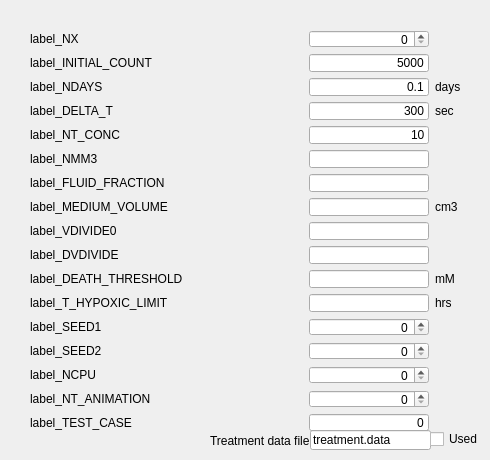
          <widget class="QWidget" name="tab_run">
           <attribute name="title">
            <string>Run</string>
           </attribute>
           <widget class="QWidget" name="layoutWidget">
            <property name="geometry">
             <rect>
              <x>30</x>
              <y>30</y>
              <width>431</width>
              <height>401</height>
             </rect>
            </property>
            <layout class="QGridLayout" name="gridLayout_4">
             <item row="0" column="0">
              <widget class="QMyLabel" name="label_NX">
               <property name="text">
                <string>label_NX</string>
               </property>
               <property name="wordWrap">
                <bool>false</bool>
               </property>
              </widget>
             </item>
             <item row="0" column="1">
              <spacer name="horizontalSpacer_12">
               <property name="orientation">
                <enum>Qt::Horizontal</enum>
               </property>
               <property name="sizeHint" stdset="0">
                <size>
                 <width>40</width>
                 <height>13</height>
                </size>
               </property>
              </spacer>
             </item>
             <item row="0" column="2">
              <widget class="QSpinBox" name="spin_NX">
               <property name="maximumSize">
                <size>
                 <width>120</width>
                 <height>16777215</height>
                </size>
               </property>
               <property name="alignment">
                <set>Qt::AlignRight|Qt::AlignTrailing|Qt::AlignVCenter</set>
               </property>
               <property name="maximum">
                <number>999999999</number>
               </property>
              </widget>
             </item>
             <item row="1" column="1">
              <spacer name="horizontalSpacer_13">
               <property name="orientation">
                <enum>Qt::Horizontal</enum>
               </property>
               <property name="sizeHint" stdset="0">
                <size>
                 <width>40</width>
                 <height>13</height>
                </size>
               </property>
              </spacer>
             </item>
             <item row="2" column="0">
              <widget class="QMyLabel" name="label_NDAYS">
               <property name="mouseTracking">
                <bool>false</bool>
               </property>
               <property name="toolTip">
                <string/>
               </property>
               <property name="text">
                <string>label_NDAYS</string>
               </property>
               <property name="wordWrap">
                <bool>false</bool>
               </property>
              </widget>
             </item>
             <item row="2" column="1">
              <spacer name="horizontalSpacer_29">
               <property name="orientation">
                <enum>Qt::Horizontal</enum>
               </property>
               <property name="sizeHint" stdset="0">
                <size>
                 <width>40</width>
                 <height>13</height>
                </size>
               </property>
              </spacer>
             </item>
             <item row="12" column="0">
              <widget class="QMyLabel" name="label_SEED1">
               <property name="mouseTracking">
                <bool>false</bool>
               </property>
               <property name="toolTip">
                <string>seed vector for RNGs</string>
               </property>
               <property name="text">
                <string>label_SEED1</string>
               </property>
               <property name="wordWrap">
                <bool>false</bool>
               </property>
              </widget>
             </item>
             <item row="12" column="1">
              <spacer name="horizontalSpacer_30">
               <property name="orientation">
                <enum>Qt::Horizontal</enum>
               </property>
               <property name="sizeHint" stdset="0">
                <size>
                 <width>40</width>
                 <height>13</height>
                </size>
               </property>
              </spacer>
             </item>
             <item row="12" column="2">
              <widget class="QSpinBox" name="spin_SEED1">
               <property name="maximumSize">
                <size>
                 <width>120</width>
                 <height>16777215</height>
                </size>
               </property>
               <property name="alignment">
                <set>Qt::AlignRight|Qt::AlignTrailing|Qt::AlignVCenter</set>
               </property>
               <property name="maximum">
                <number>999999999</number>
               </property>
              </widget>
             </item>
             <item row="13" column="0">
              <widget class="QMyLabel" name="label_SEED2">
               <property name="mouseTracking">
                <bool>false</bool>
               </property>
               <property name="toolTip">
                <string>seed vector for RNGs</string>
               </property>
               <property name="text">
                <string>label_SEED2</string>
               </property>
               <property name="wordWrap">
                <bool>false</bool>
               </property>
              </widget>
             </item>
             <item row="13" column="1">
              <spacer name="horizontalSpacer_31">
               <property name="orientation">
                <enum>Qt::Horizontal</enum>
               </property>
               <property name="sizeHint" stdset="0">
                <size>
                 <width>40</width>
                 <height>13</height>
                </size>
               </property>
              </spacer>
             </item>
             <item row="13" column="2">
              <widget class="QSpinBox" name="spin_SEED2">
               <property name="maximumSize">
                <size>
                 <width>120</width>
                 <height>16777215</height>
                </size>
               </property>
               <property name="alignment">
                <set>Qt::AlignRight|Qt::AlignTrailing|Qt::AlignVCenter</set>
               </property>
               <property name="maximum">
                <number>999999999</number>
               </property>
              </widget>
             </item>
             <item row="2" column="2">
              <widget class="QLineEdit" name="line_NDAYS">
               <property name="maximumSize">
                <size>
                 <width>120</width>
                 <height>16777215</height>
                </size>
               </property>
               <property name="text">
                <string>0.1</string>
               </property>
               <property name="alignment">
                <set>Qt::AlignRight|Qt::AlignTrailing|Qt::AlignVCenter</set>
               </property>
              </widget>
             </item>
             <item row="15" column="0">
              <widget class="QMyLabel" name="label_NT_ANIMATION">
               <property name="toolTip">
                <string>animation update interval</string>
               </property>
               <property name="text">
                <string>label_NT_ANIMATION</string>
               </property>
              </widget>
             </item>
             <item row="15" column="1">
              <spacer name="horizontalSpacer_32">
               <property name="orientation">
                <enum>Qt::Horizontal</enum>
               </property>
               <property name="sizeHint" stdset="0">
                <size>
                 <width>40</width>
                 <height>13</height>
                </size>
               </property>
              </spacer>
             </item>
             <item row="15" column="2">
              <widget class="QSpinBox" name="spin_NT_ANIMATION">
               <property name="maximumSize">
                <size>
                 <width>120</width>
                 <height>16777215</height>
                </size>
               </property>
               <property name="alignment">
                <set>Qt::AlignRight|Qt::AlignTrailing|Qt::AlignVCenter</set>
               </property>
               <property name="maximum">
                <number>999999999</number>
               </property>
              </widget>
             </item>
             <item row="2" column="3">
              <widget class="QLabel" name="units_NDAYS">
               <property name="text">
                <string>days</string>
               </property>
              </widget>
             </item>
             <item row="14" column="0">
              <widget class="QMyLabel" name="label_NCPU">
               <property name="toolTip">
                <string>animation update interval</string>
               </property>
               <property name="text">
                <string>label_NCPU</string>
               </property>
              </widget>
             </item>
             <item row="14" column="1">
              <spacer name="horizontalSpacer_34">
               <property name="orientation">
                <enum>Qt::Horizontal</enum>
               </property>
               <property name="sizeHint" stdset="0">
                <size>
                 <width>40</width>
                 <height>13</height>
                </size>
               </property>
              </spacer>
             </item>
             <item row="14" column="2">
              <widget class="QSpinBox" name="spin_NCPU">
               <property name="maximumSize">
                <size>
                 <width>120</width>
                 <height>16777215</height>
                </size>
               </property>
               <property name="alignment">
                <set>Qt::AlignRight|Qt::AlignTrailing|Qt::AlignVCenter</set>
               </property>
               <property name="maximum">
                <number>999999999</number>
               </property>
              </widget>
             </item>
             <item row="16" column="2">
              <widget class="QLineEdit" name="line_TEST_CASE">
               <property name="maximumSize">
                <size>
                 <width>120</width>
                 <height>16777215</height>
                </size>
               </property>
               <property name="text">
                <string>0</string>
               </property>
               <property name="alignment">
                <set>Qt::AlignRight|Qt::AlignTrailing|Qt::AlignVCenter</set>
               </property>
              </widget>
             </item>
             <item row="16" column="0">
              <widget class="QMyLabel" name="label_TEST_CASE">
               <property name="text">
                <string>label_TEST_CASE</string>
               </property>
              </widget>
             </item>
             <item row="16" column="1">
              <spacer name="horizontalSpacer_33">
               <property name="orientation">
                <enum>Qt::Horizontal</enum>
               </property>
               <property name="sizeHint" stdset="0">
                <size>
                 <width>40</width>
                 <height>13</height>
                </size>
               </property>
              </spacer>
             </item>
             <item row="1" column="0">
              <widget class="QMyLabel" name="label_INITIAL_COUNT">
               <property name="text">
                <string>label_INITIAL_COUNT</string>
               </property>
              </widget>
             </item>
             <item row="1" column="2">
              <widget class="QLineEdit" name="line_INITIAL_COUNT">
               <property name="maximumSize">
                <size>
                 <width>120</width>
                 <height>16777215</height>
                </size>
               </property>
               <property name="text">
                <string>5000</string>
               </property>
               <property name="alignment">
                <set>Qt::AlignRight|Qt::AlignTrailing|Qt::AlignVCenter</set>
               </property>
              </widget>
             </item>
             <item row="3" column="0">
              <widget class="QMyLabel" name="label_DELTA_T">
               <property name="text">
                <string>label_DELTA_T</string>
               </property>
              </widget>
             </item>
             <item row="3" column="1">
              <spacer name="horizontalSpacer_35">
               <property name="orientation">
                <enum>Qt::Horizontal</enum>
               </property>
               <property name="sizeHint" stdset="0">
                <size>
                 <width>40</width>
                 <height>13</height>
                </size>
               </property>
              </spacer>
             </item>
             <item row="3" column="2">
              <widget class="QLineEdit" name="line_DELTA_T">
               <property name="maximumSize">
                <size>
                 <width>120</width>
                 <height>16777215</height>
                </size>
               </property>
               <property name="text">
                <string>300</string>
               </property>
               <property name="alignment">
                <set>Qt::AlignRight|Qt::AlignTrailing|Qt::AlignVCenter</set>
               </property>
              </widget>
             </item>
             <item row="4" column="0">
              <widget class="QMyLabel" name="label_NT_CONC">
               <property name="text">
                <string>label_NT_CONC</string>
               </property>
              </widget>
             </item>
             <item row="4" column="1">
              <spacer name="horizontalSpacer_36">
               <property name="orientation">
                <enum>Qt::Horizontal</enum>
               </property>
               <property name="sizeHint" stdset="0">
                <size>
                 <width>13</width>
                 <height>28</height>
                </size>
               </property>
              </spacer>
             </item>
             <item row="4" column="2">
              <widget class="QLineEdit" name="line_NT_CONC">
               <property name="maximumSize">
                <size>
                 <width>120</width>
                 <height>16777215</height>
                </size>
               </property>
               <property name="text">
                <string>10</string>
               </property>
               <property name="alignment">
                <set>Qt::AlignRight|Qt::AlignTrailing|Qt::AlignVCenter</set>
               </property>
              </widget>
             </item>
             <item row="5" column="0">
              <widget class="QMyLabel" name="label_NMM3">
               <property name="text">
                <string>label_NMM3</string>
               </property>
              </widget>
             </item>
             <item row="5" column="1">
              <spacer name="horizontalSpacer_37">
               <property name="orientation">
                <enum>Qt::Horizontal</enum>
               </property>
               <property name="sizeHint" stdset="0">
                <size>
                 <width>40</width>
                 <height>13</height>
                </size>
               </property>
              </spacer>
             </item>
             <item row="5" column="2">
              <widget class="QLineEdit" name="line_NMM3">
               <property name="maximumSize">
                <size>
                 <width>120</width>
                 <height>16777215</height>
                </size>
               </property>
               <property name="alignment">
                <set>Qt::AlignRight|Qt::AlignTrailing|Qt::AlignVCenter</set>
               </property>
              </widget>
             </item>
             <item row="6" column="0">
              <widget class="QMyLabel" name="label_FLUID_FRACTION">
               <property name="text">
                <string>label_FLUID_FRACTION</string>
               </property>
              </widget>
             </item>
             <item row="6" column="1">
              <spacer name="horizontalSpacer_38">
               <property name="orientation">
                <enum>Qt::Horizontal</enum>
               </property>
               <property name="sizeHint" stdset="0">
                <size>
                 <width>40</width>
                 <height>13</height>
                </size>
               </property>
              </spacer>
             </item>
             <item row="6" column="2">
              <widget class="QLineEdit" name="line_FLUID_FRACTION">
               <property name="maximumSize">
                <size>
                 <width>120</width>
                 <height>16777215</height>
                </size>
               </property>
               <property name="alignment">
                <set>Qt::AlignRight|Qt::AlignTrailing|Qt::AlignVCenter</set>
               </property>
              </widget>
             </item>
             <item row="8" column="0">
              <widget class="QMyLabel" name="label_VDIVIDE0">
               <property name="text">
                <string>label_VDIVIDE0</string>
               </property>
              </widget>
             </item>
             <item row="8" column="1">
              <spacer name="horizontalSpacer_39">
               <property name="orientation">
                <enum>Qt::Horizontal</enum>
               </property>
               <property name="sizeHint" stdset="0">
                <size>
                 <width>40</width>
                 <height>13</height>
                </size>
               </property>
              </spacer>
             </item>
             <item row="8" column="2">
              <widget class="QLineEdit" name="line_VDIVIDE0">
               <property name="maximumSize">
                <size>
                 <width>120</width>
                 <height>16777215</height>
                </size>
               </property>
               <property name="alignment">
                <set>Qt::AlignRight|Qt::AlignTrailing|Qt::AlignVCenter</set>
               </property>
              </widget>
             </item>
             <item row="9" column="0">
              <widget class="QMyLabel" name="label_DVDIVIDE">
               <property name="text">
                <string>label_DVDIVIDE</string>
               </property>
              </widget>
             </item>
             <item row="9" column="1">
              <spacer name="horizontalSpacer_40">
               <property name="orientation">
                <enum>Qt::Horizontal</enum>
               </property>
               <property name="sizeHint" stdset="0">
                <size>
                 <width>40</width>
                 <height>13</height>
                </size>
               </property>
              </spacer>
             </item>
             <item row="9" column="2">
              <widget class="QLineEdit" name="line_DVDIVIDE">
               <property name="maximumSize">
                <size>
                 <width>120</width>
                 <height>16777215</height>
                </size>
               </property>
               <property name="alignment">
                <set>Qt::AlignRight|Qt::AlignTrailing|Qt::AlignVCenter</set>
               </property>
              </widget>
             </item>
             <item row="10" column="0">
              <widget class="QMyLabel" name="label_DEATH_THRESHOLD">
               <property name="text">
                <string>label_DEATH_THRESHOLD</string>
               </property>
              </widget>
             </item>
             <item row="10" column="1">
              <spacer name="horizontalSpacer_41">
               <property name="orientation">
                <enum>Qt::Horizontal</enum>
               </property>
               <property name="sizeHint" stdset="0">
                <size>
                 <width>40</width>
                 <height>13</height>
                </size>
               </property>
              </spacer>
             </item>
             <item row="10" column="2">
              <widget class="QLineEdit" name="line_DEATH_THRESHOLD">
               <property name="maximumSize">
                <size>
                 <width>120</width>
                 <height>16777215</height>
                </size>
               </property>
               <property name="alignment">
                <set>Qt::AlignRight|Qt::AlignTrailing|Qt::AlignVCenter</set>
               </property>
              </widget>
             </item>
             <item row="10" column="3">
              <widget class="QLabel" name="units_DEATH_THRESHOLD">
               <property name="text">
                <string>mM</string>
               </property>
              </widget>
             </item>
             <item row="3" column="3">
              <widget class="QLabel" name="units_DELTA_T">
               <property name="text">
                <string>sec</string>
               </property>
              </widget>
             </item>
             <item row="11" column="0">
              <widget class="QMyLabel" name="label_T_HYPOXIC_LIMIT">
               <property name="text">
                <string>label_T_HYPOXIC_LIMIT</string>
               </property>
              </widget>
             </item>
             <item row="11" column="1">
              <spacer name="horizontalSpacer_42">
               <property name="orientation">
                <enum>Qt::Horizontal</enum>
               </property>
               <property name="sizeHint" stdset="0">
                <size>
                 <width>40</width>
                 <height>13</height>
                </size>
               </property>
              </spacer>
             </item>
             <item row="11" column="2">
              <widget class="QLineEdit" name="line_T_HYPOXIC_LIMIT">
               <property name="maximumSize">
                <size>
                 <width>120</width>
                 <height>16777215</height>
                </size>
               </property>
               <property name="alignment">
                <set>Qt::AlignRight|Qt::AlignTrailing|Qt::AlignVCenter</set>
               </property>
              </widget>
             </item>
             <item row="11" column="3">
              <widget class="QLabel" name="units_T_HYPOXIC_LIMIT">
               <property name="text">
                <string>hrs</string>
               </property>
              </widget>
             </item>
             <item row="7" column="1">
              <spacer name="horizontalSpacer_43">
               <property name="orientation">
                <enum>Qt::Horizontal</enum>
               </property>
               <property name="sizeHint" stdset="0">
                <size>
                 <width>40</width>
                 <height>13</height>
                </size>
               </property>
              </spacer>
             </item>
             <item row="7" column="0">
              <widget class="QMyLabel" name="label_MEDIUM_VOLUME">
               <property name="text">
                <string>label_MEDIUM_VOLUME</string>
               </property>
              </widget>
             </item>
             <item row="7" column="2">
              <widget class="QLineEdit" name="line_MEDIUM_VOLUME">
               <property name="maximumSize">
                <size>
                 <width>120</width>
                 <height>16777215</height>
                </size>
               </property>
               <property name="alignment">
                <set>Qt::AlignRight|Qt::AlignTrailing|Qt::AlignVCenter</set>
               </property>
              </widget>
             </item>
             <item row="7" column="3">
              <widget class="QLabel" name="units_MEDIUM_VOLUME">
               <property name="text">
                <string>cm3</string>
               </property>
              </widget>
             </item>
            </layout>
           </widget>
           <widget class="QMyLabel" name="label_TREATMENT_FILE">
            <property name="geometry">
             <rect>
              <x>210</x>
              <y>430</y>
              <width>101</width>
              <height>21</height>
             </rect>
            </property>
            <property name="text">
             <string>Treatment data file</string>
            </property>
           </widget>
           <widget class="QLineEdit" name="text_TREATMENT_FILE">
            <property name="geometry">
             <rect>
              <x>310</x>
              <y>430</y>
              <width>121</width>
              <height>20</height>
             </rect>
            </property>
            <property name="text">
             <string>treatment.data</string>
            </property>
           </widget>
           <widget class="QCheckBox" name="cbox_USE_TREATMENT_FILE">
            <property name="geometry">
             <rect>
              <x>430</x>
              <y>430</y>
              <width>51</width>
              <height>18</height>
             </rect>
            </property>
            <property name="text">
             <string>Used</string>
            </property>
           </widget>
          </widget>
